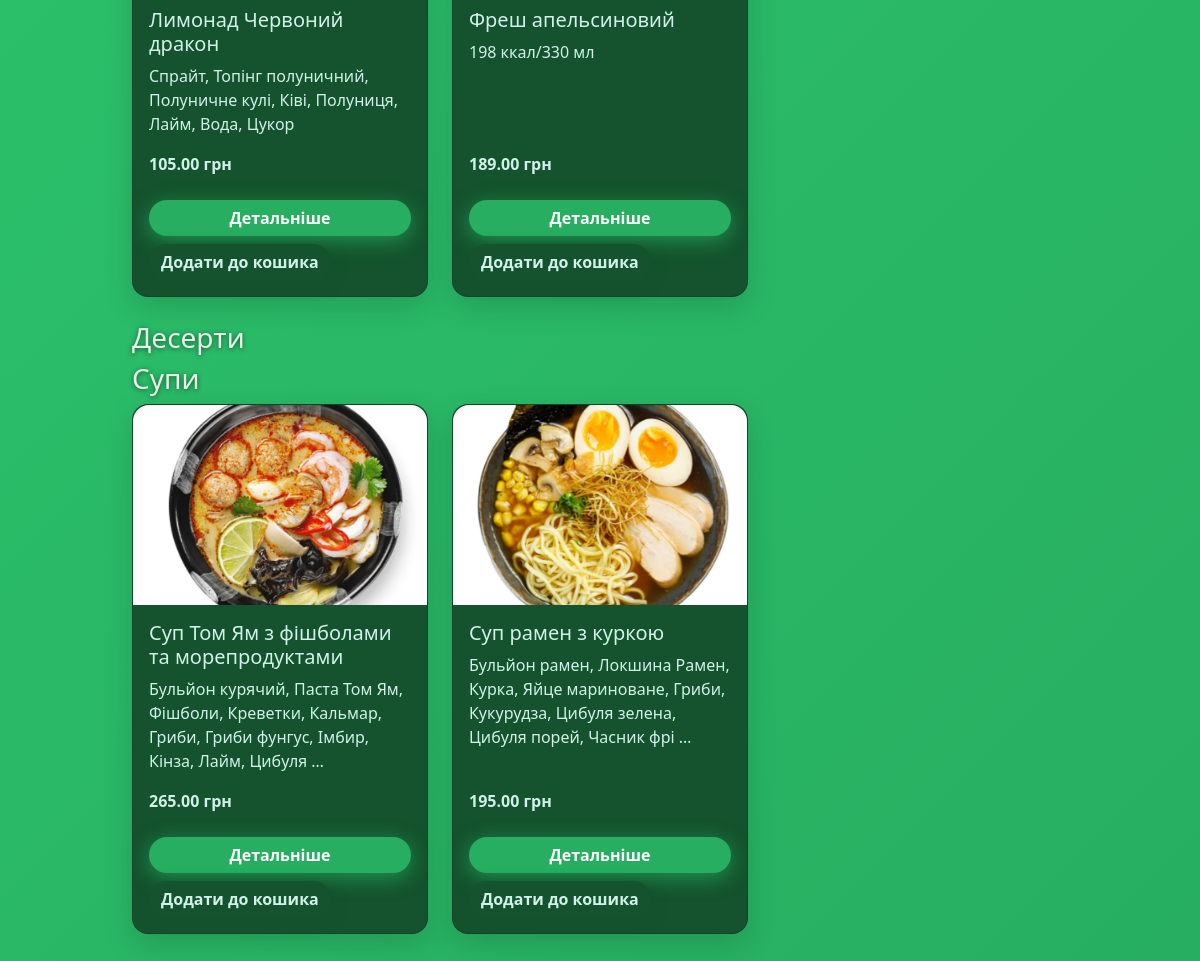
/menu/ (lower part), run on an earlier commit of the app's database.
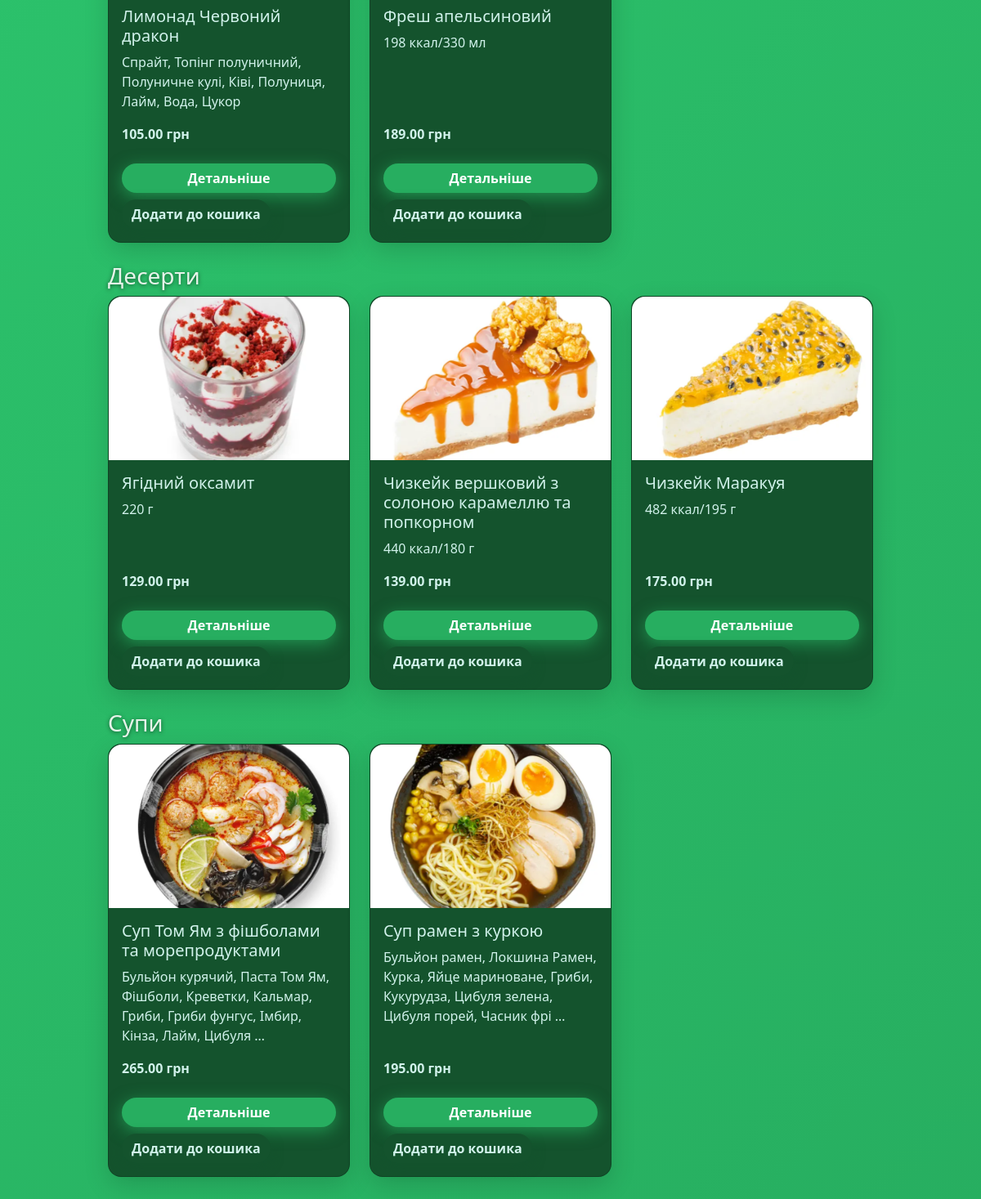
And on a later commit of the database.
### main/models.py (models this page shows, shortened)
class Dish(models.Model):
    CATEGORY_CHOICES = [
        ('Сети', 'Сети'),
        ('Роли', 'Роли'),
        ('Супи', 'Супи'),
        ('Напої', 'Напої'),
        ('Десерти', 'Десерти'),
    ]
    name = models.CharField(max_length=100)
    description = models.TextField()
    price = models.DecimalField(max_digits=6, decimal_places=2)
    image = models.ImageField(upload_to='dishes/', default='default.jpg')
    is_popular = models.BooleanField(default=False)
    category = models.CharField(max_length=50, choices=CATEGORY_CHOICES, default='Сети')

### main/views.py (the view)
# urls.py: path('menu/', views.menu, name='menu'),
def menu(request):
    sushi_sets = Dish.objects.filter(category='Сети')
    rolls = Dish.objects.filter(category='Роли')
    drinks = Dish.objects.filter(category='Напої')
    desserts = Dish.objects.filter(category='Десерти')
    soups = Dish.objects.filter(category='Супи')
    return render(request, 'menu.html', {
        'sushi_sets': sushi_sets,
        'rolls': rolls,
        'drinks': drinks,
        'desserts': desserts,
        'soups': soups,
    })

### main/templates/menu.html (shortened to what this page needs)
<!DOCTYPE html>
<html lang="uk">
<head>
    <link href="https://cdn.jsdelivr.net/npm/bootstrap@5.3.0/dist/css/bootstrap.min.css" rel="stylesheet" />
</head>
<body>
<div class="container mt-4">
    <div class="row">
        {% for dish in drinks %}
            <div class="col-md-4 mb-4">
                <div class="card h-100">
                    <div class="card-body d-flex flex-column">
                        <h5 class="card-title">{{ dish.name }}</h5>
                        <p class="card-text flex-grow-1">{{ dish.description|truncatewords:15 }}</p>
                        <p class="card-text fw-bold">{{ dish.price }} грн</p>
                        <a href="{% url 'dish_detail' dish.id %}" class="btn btn-primary mb-2">Детальніше</a>
                        <form method="POST" action="{% url 'add_to_cart' dish.id %}">
                            <button type="submit" class="btn btn-success">Додати до кошика</button>
                        </form>
                    </div>
                </div>
            </div>
        {% endfor %}
    </div>
    <h3>Десерти</h3>
    <div class="row">
        {% for dessert in desserts %}
            <div class="col-md-4 mb-4">
                <div class="card h-100">
                    {% if dessert.image %}
                        <img src="{{ dessert.image.url }}" class="card-img-top" alt="{{ dessert.name }}">
                    {% else %}
                        <img src="https://via.placeholder.com/400x200?text=Без+зображення" class="card-img-top" alt="Без зображення">
                    {% endif %}
                    <div class="card-body d-flex flex-column">
                        <h5 class="card-title">{{ dessert.name }}</h5>
                        <p class="card-text flex-grow-1">{{ dessert.description|truncatewords:15 }}</p>
                        <p class="card-text fw-bold">{{ dessert.price }} грн</p>
                        <a href="{% url 'dish_detail' dessert.id %}" class="btn btn-primary mb-2">Детальніше</a>
                        <form method="POST" action="{% url 'add_to_cart' dessert.id %}">
                            <button type="submit" class="btn btn-success">Додати до кошика</button>
                        </form>
                    </div>
                </div>
            </div>
        {% endfor %}
    </div>
    <h3>Супи</h3>
    <div class="row">
        {% for soup in soups %}
            <div class="col-md-4 mb-4">
                <div class="card h-100">
                    {% if soup.image %}
                        <img src="{{ soup.image.url }}" class="card-img-top" alt="{{ soup.name }}">
                    {% else %}
                        <img src="https://via.placeholder.com/400x200?text=Без+зображення" class="card-img-top" alt="Без зображення">
                    {% endif %}
                    <div class="card-body d-flex flex-column">
                        <h5 class="card-title">{{ soup.name }}</h5>
                        <p class="card-text flex-grow-1">{{ soup.description|truncatewords:15 }}</p>
                        <p class="card-text fw-bold">{{ soup.price }} грн</p>
                        <a href="{% url 'dish_detail' soup.id %}" class="btn btn-primary mb-2">Детальніше</a>
                        <form method="POST" action="{% url 'add_to_cart' soup.id %}">
                            <button type="submit" class="btn btn-success">Додати до кошика</button>
                        </form>
                    </div>
                </div>
            </div>
        {% endfor %}
    </div>
</div>
</body>
</html>

### main/templates/menu.html (style rules this page uses)
body { background: linear-gradient(135deg, #2ecc71, #27ae60); min-height: 100vh; font-family: 'Segoe UI', Tahoma, Geneva, Verdana, sans-serif; color: #e6f4ea; padding-bottom: 3rem; }
.btn-outline-secondary, .btn-primary, .btn-success { border-radius: 50px; font-weight: 600; transition: all 0.3s ease; box-shadow: 0 4px 15px rgba(0,0,0,0.1); }
.btn-primary { background-color: #27ae60; border: none; color: white; box-shadow: 0 5px 20px rgba(39,174,96,0.7); }
.btn-success { background-color: #14532d; border: none; color: #d1f2eb; box-shadow: 0 5px 15px #14532daa; }
.card { border-radius: 1rem; box-shadow: 0 10px 30px rgba(0,0,0,0.15); background: #14532d; color: #d1f2eb; transition: transform 0.3s ease, box-shadow 0.3s ease; }
.card-img-top { border-top-left-radius: 1rem; border-top-right-radius: 1rem; object-fit: cover; height: 200px; }
h1, h3 { text-shadow: 0 1px 5px #14532d; }
.container { max-width: 960px; }
a.btn { display: inline-block; margin-top: 0.5rem; }

What changed in the data, as far as the page shows it:
added Dish: image (picture), name "Ягідний оксамит", description "220 г", price "129.00", shown under "Десерти"
added Dish: image (picture), name "Чизкейк вершковий з солоною карамеллю та попкорном", description "440 ккал/180 г", price "139.00", shown under "Десерти"
added Dish: image (picture), name "Чизкейк Маракуя", description "482 ккал/195 г", price "175.00", shown under "Десерти"
